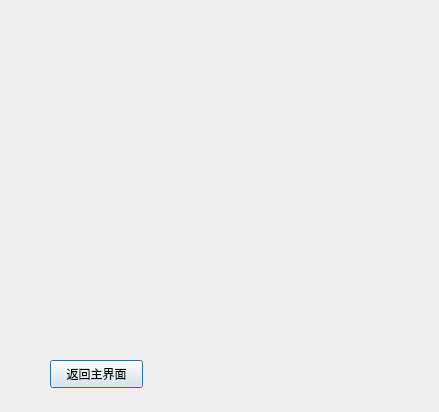
<?xml version="1.0" encoding="UTF-8"?>
<ui version="4.0">
 <class>ReceiveEMail</class>
 <widget class="QDialog" name="ReceiveEMail">
  <property name="geometry">
   <rect>
    <x>0</x>
    <y>0</y>
    <width>439</width>
    <height>412</height>
   </rect>
  </property>
  <property name="windowTitle">
   <string>Dialog</string>
  </property>
  <widget class="QPushButton" name="buttonReturn">
   <property name="geometry">
    <rect>
     <x>50</x>
     <y>360</y>
     <width>93</width>
     <height>28</height>
    </rect>
   </property>
   <property name="text">
    <string>返回主界面</string>
   </property>
  </widget>
 </widget>
 <resources/>
 <connections/>
</ui>
